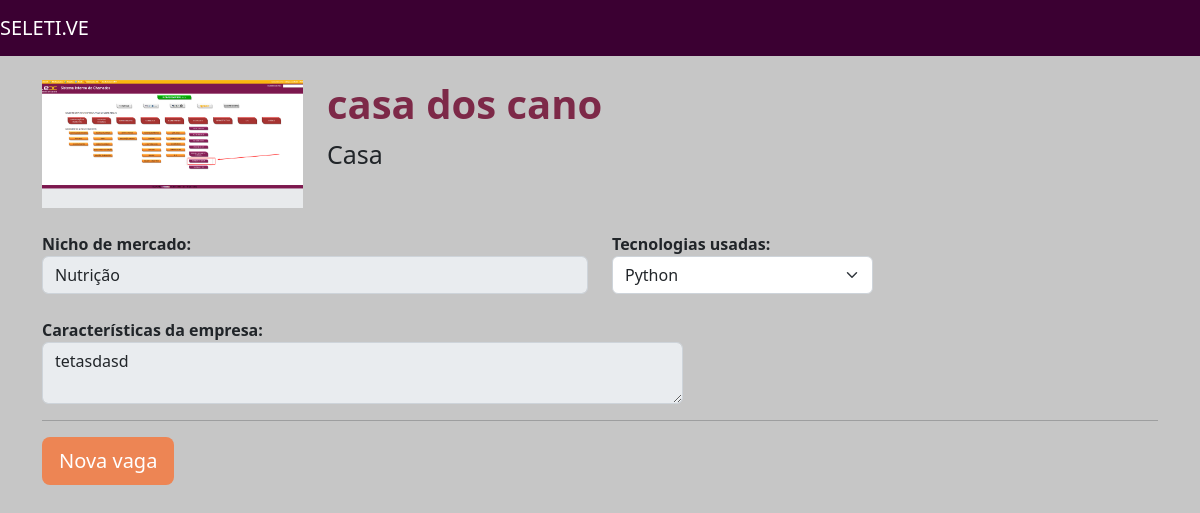
The app's page /home/empresa/5, older data.
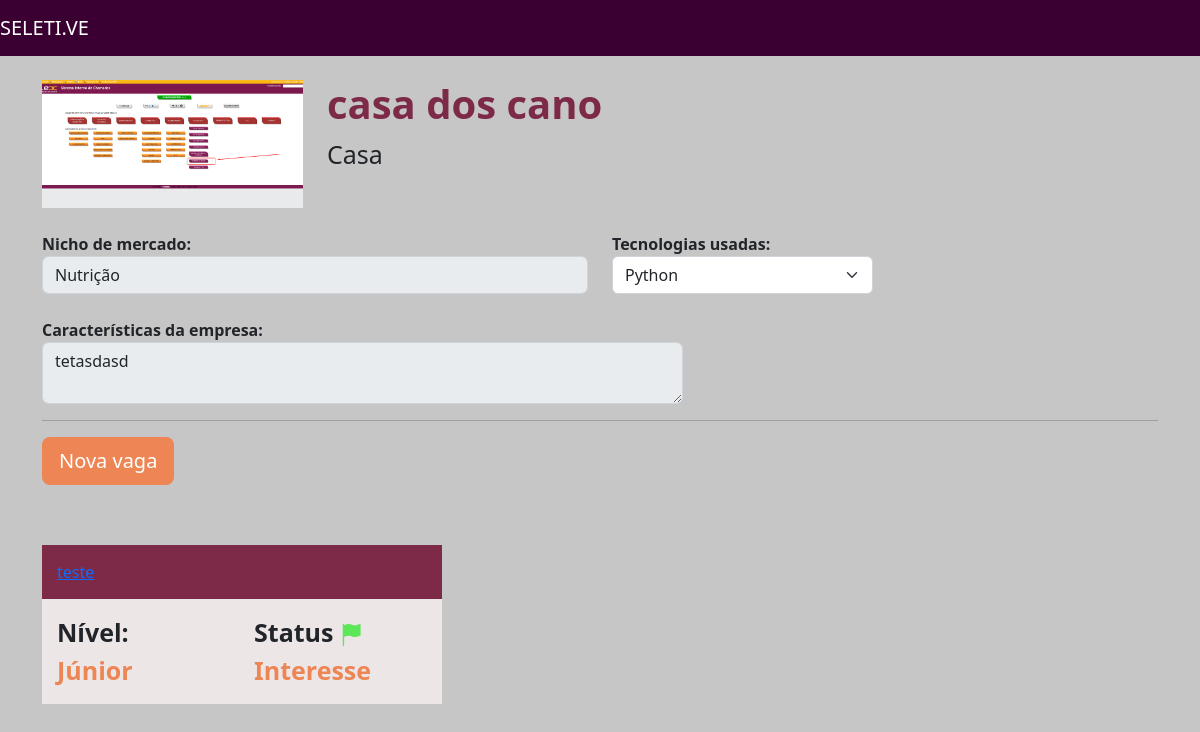
The same page, newer data.
### empresa/models.py (models this page shows, shortened)
class Vagas(models.Model):
    choices_experiencia = (
        ('J', 'Júnior'),
        ('P', 'Pleno'),
        ('S', 'Sênior')
    )
    choices_status = (
        ('I', 'Interesse'),
        ('C', 'Currículo enviado'),
        ('E', 'Entrevista'),
        ('D', 'Desafio técnico'),
        ('F', 'Finalizado')
    )
    empresa = models.ForeignKey(Empresa,null=True, on_delete=models.SET_NULL)
    titulo = models.CharField(max_length=30)
    nivel_experiencia = models.CharField(max_length=2, choices=choices_experiencia)
    data_final = models.DateField()
    email = models.EmailField(null=True)
    status = models.CharField(max_length=30, choices=choices_status)
    tecnologias_dominadas = models.ManyToManyField(Tecnologias)
    tecnologias_estudar = models.ManyToManyField(Tecnologias, related_name='estudar')
    def progresso(self):
        x = [((i+1)*20, j[0]) for i, j in enumerate(self.choices_status)]
        x = list(filter(lambda x: x[1] == self.status, x))[0][0]
        return x
    """def progresso(self):
        if self.status == 'I':
            return 20
        elif self.status == 'C':
            return 40
        elif self.status == 'E':
            return 60
        elif self.status == 'D':
            return 80
        elif self.status == 'F':
            return 100
    """

### empresa/views.py (the view)
# urls.py: path('empresa/<int:id>', views.empresa, name="empresa"),
def empresa(request, id):
    empresa_unica = get_object_or_404(Empresa,id=id)
    tecnologias = Tecnologias.objects.all()
    empresas = Empresa.objects.all()
    vagas = Vagas.objects.filter(empresa_id=id)
    return render(request, 'empresa.html', {'empresa':empresa_unica, 'tecnologias' : tecnologias, 'empresas' : empresas,'vagas':vagas})

### empresa/models.py (called while the page is built)
    def __str__(self):
        return self.tecnologia

### empresa/templates/empresa.html (shortened to what this page needs)
{% extends 'base.html' %}
{% load static %}
{% block 'head' %}
    <link href="{% static 'empresa/css/empresa.css' %}" rel="stylesheet">
{% endblock%}
{% block 'body' %}
    <br>
    <div class="container">
        <div class="row">
            <div class="col-md-3">
                <img width="100%" src="{{empresa.logo.url}}">
            </div>
            <div class="col-md">
                <h1 class="titulo">{{empresa.nome}}</h1>
                <p class="paragrafo">{{empresa.endereco}}</p>
            </div>
        </div>
        <br>
        <div class="row">
            <div class="col-md-6">
                <label>Nicho de mercado:</label>
                <input disabled type="text" class="form-control" value="{{empresa.get_nicho_mercado_display}}">
            </div>
            <div class="col-md-3">
                <label>Tecnologias usadas:</label>
                <select class="form-select">
                    {% for tecnologia in empresa.tecnologias.all %}
                        <option>{{tecnologia}}</option>
                    {% endfor %}
                </select>
            </div>
        </div>
        <br>
        <div class="row">
            <div class="col-md-7">
                <label>Características da empresa:</label>
                <textarea disabled class="form-control">{{empresa.caracteristica_empresa}}</textarea>
            </div>
            <div class="col-md-3">
            </div>
        </div>
        <hr>
        <a data-bs-toggle="modal" data-bs-target="#exampleModal" class="btn btn-lg btn-orange">Nova vaga</a>
        <div class="row">
            {% for vaga in vagas %}
            <div class="col-md">
            <div class="box-vagas">
                <div class="header-vagas">
                    <a href="{% url 'vaga' vaga.id%}">{{vaga.titulo}}</a>
                </div>
                <div class="body-vagas">
                    <div class="row">
                        <div class="col-md">
                            <label class="paragrafo">Nível:</label>
                            <br>
                            <label class="paragrafo paragrafo-orange">{{vaga.get_nivel_experiencia_display}}</label>
                        </div>
                        <div class="col-md">
                            <label class="paragrafo">Status <img src="{% static 'empresa/img/flag_green.png' %}"></label>
                            <br>
                            <label class="paragrafo paragrafo-orange">{{vaga.get_status_display}}</label>
                        </div>
                    </div>
                </div>
            </div>
            </div>
        {% endfor %}
        </div>
    </div>
    <br>
    <br>
{% endblock %}

Row changes from the older to the newer data that the page shows:
added Vagas: titulo "teste", nivel_experiencia "Júnior", status "Interesse"
